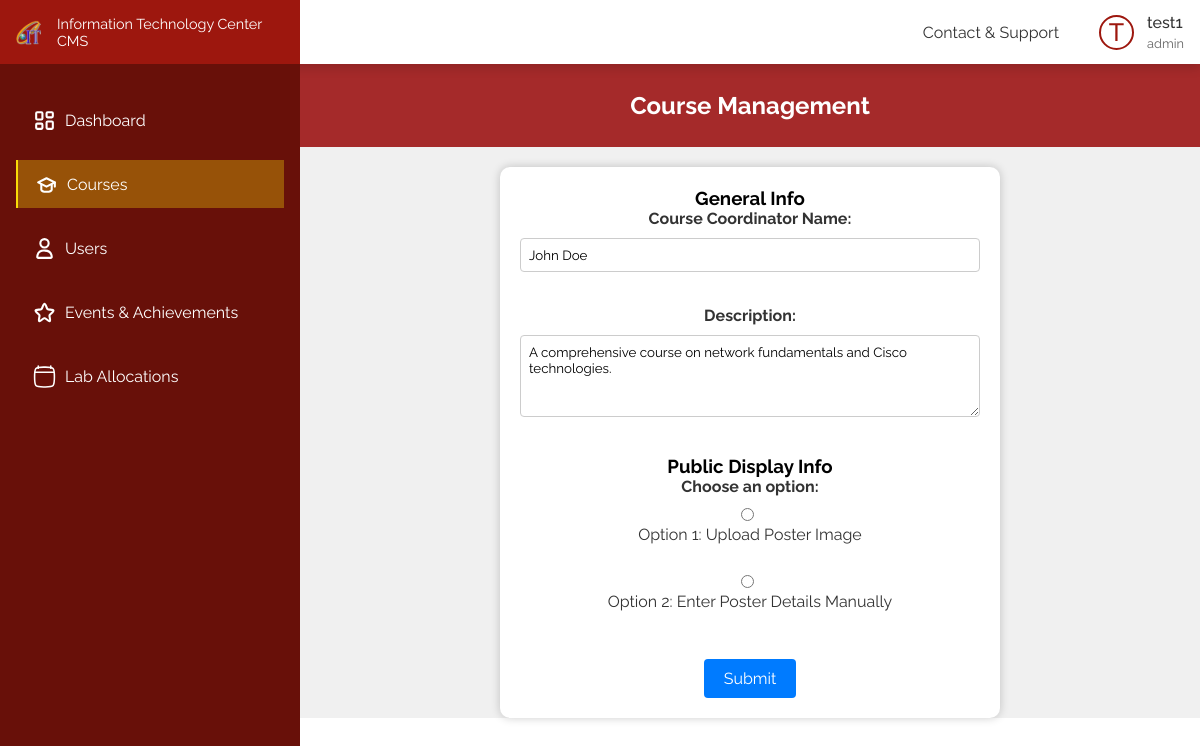
The page /pages/coursemanage.php?c_id=5 (signed in) on the database its author committed.
### tables this page shows
CREATE TABLE IF NOT EXISTS `user` (
  `u_id` int UNSIGNED NOT NULL AUTO_INCREMENT,
  `user_name` varchar(50) NOT NULL,
  `email` varchar(100) NOT NULL,
  `password` varchar(255) NOT NULL,
  `contact` varchar(20) NOT NULL,
  `clearense` varchar(20) NOT NULL,
  PRIMARY KEY (`u_id`)
);

CREATE TABLE IF NOT EXISTS `course` (
  `c_id` int NOT NULL AUTO_INCREMENT,
  `c_code` varchar(50) NOT NULL,
  `c_name` varchar(100) NOT NULL,
  `c_coordinator` varchar(100) NOT NULL,
  `description` text,
  `Poster_img` varchar(255) DEFAULT NULL,
  `duration(months)` int DEFAULT NULL,
  `new_intake_date` date DEFAULT NULL,
  `total_fee` int DEFAULT NULL,
  `display_description` text,
  `published` tinyint DEFAULT NULL,
  PRIMARY KEY (`c_id`)
);

### backend/course.php (called while the page is built, shortened)
<?php
function getCourse($conn, $c_id)
{
    $result = $conn->query("SELECT * FROM course WHERE c_id=$c_id");
    $courses = $result->fetch_all(MYSQLI_ASSOC);
    if (sizeof($courses) > 0)
        return $courses[0];
}

### pages/coursemanage.php (the view, shortened to what this page needs)
<?php
include_once "../config.php";
include_once "../backend/course.php";
if (isset($_GET['c_id'])) {
    $c_id = $_GET['c_id'];
    $course = getCourse($conn, $c_id);
} else {
    header("Location: /pages/course.php");
}
?>
<!DOCTYPE html>
<html lang="en">
<head>
    <link rel="stylesheet" href="../css/coursemanage.css">
</head>
<body>
    <div class="flex-box">
        <div class="left">
            <?php
            include_once(APP_ROOT . "/includes/sidebar.php");
            ?>
        </div>
        <?php
        include_once(APP_ROOT . "/includes/header.php");
        ?>
        <div class="right">
            <div class="course-manage">
                <h2>Course Management</h2>
                <div class="form-container">
                    <form action="../backend/coursemanage.php" method="POST" enctype="multipart/form-data">
                        <h3>General Info</h3>
                        <label for="coordinator_name">Course Coordinator Name:</label>
                        <input type="text" name="coordinator_name" id="coordinator_name" value="<?= $course['c_coordinator'] ?>" required>
                        <br><br>
                        <label for="description">Description:</label>
                        <textarea name="description" id="description" rows="4" required><?= $course['description'] ?></textarea>
                        <br><br>
                        <h3>Public Display Info</h3>
                        <label>Choose an option:</label>
                        <input type="radio" name="display_option" id="poster_upload" value="upload">
                        <label for="poster_upload">Option 1: Upload Poster Image</label><br>
                        <input type="radio" name="display_option" id="manual_details" value="manual">
                        <label for="manual_details">Option 2: Enter Poster Details Manually</label><br><br>
                        <input type="submit" value="Submit">
                    </form>
                </div>
            </div>
        </div>
    </div>
</body>
</html>

### includes/header.php (shortened to what this page needs)
<?php
include APP_ROOT . "/includes/header_core.php";
if (isset($_SESSION['user_id'])) {
    $user_id = $_SESSION['user_id'];
    $sql = "SELECT user_name, clearense FROM user WHERE u_id = ?";
    $stmt = $conn->prepare($sql);
    $stmt->bind_param("i", $user_id);
    $stmt->execute();
    $result = $stmt->get_result();
    if ($row = $result->fetch_assoc()) {
        $username = $row['user_name'];
        $role = $row['clearense'];
    }
}
?>
<!DOCTYPE html>
<html lang="en">
<head>
  <link rel="stylesheet" href="../css/header.css">
</head>
<body>
  <header>
    <div class="menu">
      <ul>
        <li><a href="/pages/contactNsupport.php">Contact & Support</a></li>
      </ul>
    </div>
    <div class="profile">
      <div class="img"><?php echo isset($username) ? strtoupper(substr($username, 0, 1)) : 'G'; ?></div>
      <h5><?php echo isset($username) ? $username : 'Guest'; ?></h5>
      <p><?php echo isset($role) ? $role : 'Guest'; ?></p>
    </div>
  </header>
</body>
</html>

### css/coursemanage.css (style rules this page uses)
.course-manage .form-container { display: flex; justify-content: center; align-items: center; height: 80%; width: 100%; background-color: #f0f0f0; }
.form-container { padding-top: 20px; }
.course-manage form { background-color: #ffffff; padding: 20px; border-radius: 10px; box-shadow: 0 0 10px rgba(0, 0, 0, 0.2); text-align: center; width: 500px; }
.course-manage h2 { padding: 3%; color: #ffffff; font-size: 24px; text-align: center; background-color: brown; }
.course-manage label { display: block; margin-bottom: 10px; font-weight: bold; color: #333333; }
.course-manage input[type="text"], .course-manage input[type="number"], .course-manage input[type="date"], .course-manage input[type="time"], .course-manage textarea { width: 100%; padding: 8px; margin-bottom: 15px; border: 1px solid #ccc; border-radius: 4px; }
.course-manage input[type="radio"] { margin-right: 5px; }
.course-manage input[type="submit"] { background-color: #007bff; color: #fff; padding: 10px 20px; border: none; border-radius: 4px; cursor: pointer; font-size: 16px; }
.course-manage label[for="poster_upload"], .course-manage label[for="manual_details"] { font-weight: normal; color: #333; cursor: pointer; }

### css/styles.css (style rules this page uses)
* { margin: 0; padding: 0; box-sizing: border-box; font-family: "Raleway", sans-serif; }
:root { --color-1: #9d170e; --color-2: #f9db08; --color-3: #305fa6; --color-4: #00b007; --color-5: #790483; --color-text-1: #333; --color-text-2: #666; --color-shade-1: #681009; }
a { text-decoration: none; }
.flex-box { display: flex; }
.left { width: 300px; }
.right { width: calc(100% - 300px); padding-top: 4rem; }

### css/header.css (style rules this page uses)
header { color: var(--color-text-1); box-shadow: 0 4px 10px rgba(0, 0, 0, 0.146); position: fixed; left: 0; top: 0; z-index: 10; background-color: white; display: flex; align-items: center; height: 4rem; gap: 0.5rem; width: 100%; padding: 0 1rem; }
.menu { display: flex; align-items: center; margin-left: auto; }
.menu ul { list-style: none; display: flex; gap: 1.2rem; }
.menu ul li { cursor: pointer; position: relative; font-weight: 400; font-size: 1rem; }
.menu ul li a { color: var(--color-text-1); }
.menu ul li:before { content: ""; position: absolute; bottom: -4px; left: 0; width: 0; height: 2px; background-color: transparent; transition: width 0.3s ease-in-out, background-color 0.3s ease-in-out; }
.profile { margin-left: 2rem; display: grid; grid-template-columns: 40px auto; gap: 0.25rem 0.5rem; align-items: center; cursor: pointer; }
.profile h5 { font-weight: 500; font-size: 1rem; }
.profile p { grid-column: 2; font-size: 0.8rem; color: var(--color-text-2); }
.profile .img { display: flex; font-size: 25px; align-items: center; justify-content: center; font-weight: 500; height: 35px; width: 35px; border-radius: 50%; grid-row: 1/3; border: 2px solid var(--color-1); color: var(--color-1); }

### rows shown on the page
user: user_name "T", user_name "test1", clearense "admin"
course: coordinator_name "John Doe", description "A comprehensive course on network fundamentals and Cisco technologies."
